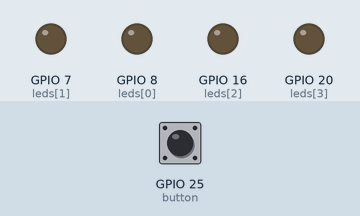
The program below on a simulated Raspberry Pi (BCM pin numbers). Parts: output pins drawn as LEDs (lit = HIGH). Inputs (shaded band) come from the test bench; at power-on: GPIO 25 (button) HIGH.

Above: at 1.2 s.
1.3 s: GPIO 25 (button) pulled LOW for 0.15 s
At 1.6 s:
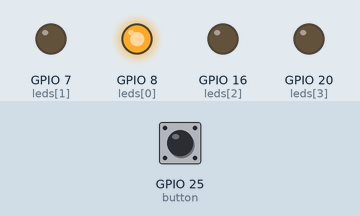
At 3.1 s:
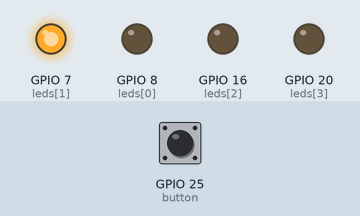
Timing chart, 0 to 6.8 s (numbered marks = the images above; inputs shaded):
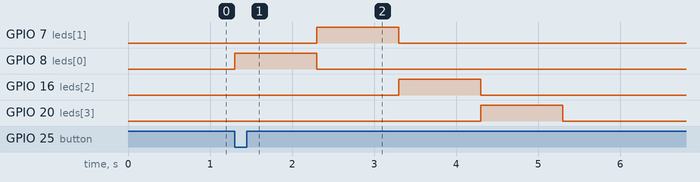

The program:

mission3.py
```python
from gpiozero import LED, Button
from time import sleep
from signal import pause

# LED 핀 번호
led_pins = [8, 7, 16, 20]
leds = [LED(pin) for pin in led_pins]

# 버튼 설정 (풀업 포함)
button = Button(25, pull_up=True)

def on_button_pressed():
    for led in leds:
        led.on()
        sleep(1)
        led.off()

# 버튼이 눌렸을 때 domino4 실행
button.when_pressed = on_button_pressed

try:
    pause()
except KeyboardInterrupt:
    print("\n프로그램을 종료합니다 :)")
```

Measured:
- after the input at 1.3 s, GPIO 7 (leds[1]): LOW → HIGH after 1.0 s, → LOW 1.0 s later; GPIO 8 (leds[0]): LOW → HIGH at once, → LOW 1.0 s later; GPIO 16 (leds[2]): LOW → HIGH after 2.0 s, → LOW 1.0 s later; GPIO 20 (leds[3]): LOW → HIGH after 3.0 s, → LOW 1.0 s later
